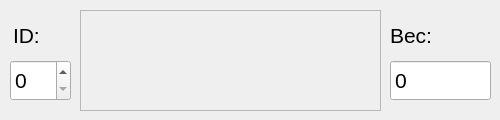
<?xml version="1.0" encoding="UTF-8"?>
<ui version="4.0">
 <class>IngredientSelector</class>
 <widget class="QWidget" name="IngredientSelector">
  <property name="geometry">
   <rect>
    <x>0</x>
    <y>0</y>
    <width>500</width>
    <height>120</height>
   </rect>
  </property>
  <property name="minimumSize">
   <size>
    <width>500</width>
    <height>120</height>
   </size>
  </property>
  <property name="windowTitle">
   <string>Form</string>
  </property>
  <widget class="QSpinBox" name="idSpinBox">
   <property name="geometry">
    <rect>
     <x>10</x>
     <y>60</y>
     <width>61</width>
     <height>41</height>
    </rect>
   </property>
   <property name="font">
    <font>
     <pointsize>16</pointsize>
    </font>
   </property>
   <property name="maximum">
    <number>999</number>
   </property>
   <property name="value">
    <number>0</number>
   </property>
  </widget>
  <widget class="QFrame" name="frame">
   <property name="geometry">
    <rect>
     <x>80</x>
     <y>10</y>
     <width>301</width>
     <height>101</height>
    </rect>
   </property>
   <property name="frameShape">
    <enum>QFrame::StyledPanel</enum>
   </property>
   <property name="frameShadow">
    <enum>QFrame::Raised</enum>
   </property>
   <widget class="IngredientWidget" name="ingredientWidget" native="true">
    <property name="geometry">
     <rect>
      <x>0</x>
      <y>0</y>
      <width>301</width>
      <height>101</height>
     </rect>
    </property>
   </widget>
  </widget>
  <widget class="QSpinBox" name="massSpinBox">
   <property name="geometry">
    <rect>
     <x>390</x>
     <y>60</y>
     <width>101</width>
     <height>41</height>
    </rect>
   </property>
   <property name="font">
    <font>
     <pointsize>16</pointsize>
    </font>
   </property>
   <property name="buttonSymbols">
    <enum>QAbstractSpinBox::NoButtons</enum>
   </property>
   <property name="minimum">
    <number>0</number>
   </property>
   <property name="maximum">
    <number>99999</number>
   </property>
  </widget>
  <widget class="QLabel" name="label">
   <property name="geometry">
    <rect>
     <x>390</x>
     <y>20</y>
     <width>101</width>
     <height>31</height>
    </rect>
   </property>
   <property name="text">
    <string>&lt;html&gt;&lt;head/&gt;&lt;body&gt;&lt;p&gt;&lt;span style=&quot; font-size:16pt;&quot;&gt;Вес:&lt;/span&gt;&lt;/p&gt;&lt;/body&gt;&lt;/html&gt;</string>
   </property>
  </widget>
  <widget class="QLabel" name="label_2">
   <property name="geometry">
    <rect>
     <x>13</x>
     <y>20</y>
     <width>61</width>
     <height>31</height>
    </rect>
   </property>
   <property name="text">
    <string>&lt;html&gt;&lt;head/&gt;&lt;body&gt;&lt;p&gt;&lt;span style=&quot; font-size:16pt;&quot;&gt;ID:&lt;/span&gt;&lt;/p&gt;&lt;/body&gt;&lt;/html&gt;</string>
   </property>
  </widget>
 </widget>
 <customwidgets>
  <customwidget>
   <class>IngredientWidget</class>
   <extends>QWidget</extends>
   <header location="global">ingredientwidget.h</header>
   <container>1</container>
  </customwidget>
 </customwidgets>
 <resources/>
 <connections/>
</ui>
